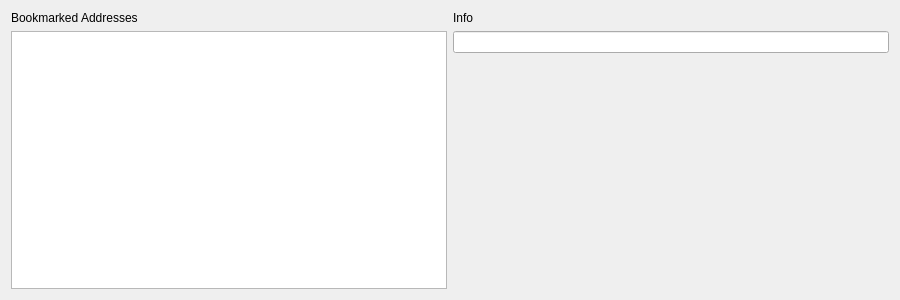
<?xml version="1.0" encoding="UTF-8"?>
<ui version="4.0">
 <class>Form</class>
 <widget class="QWidget" name="Form">
  <property name="geometry">
   <rect>
    <x>0</x>
    <y>0</y>
    <width>900</width>
    <height>300</height>
   </rect>
  </property>
  <property name="windowTitle">
   <string>Bookmarks</string>
  </property>
  <layout class="QGridLayout" name="gridLayout">
   <item row="0" column="0">
    <layout class="QHBoxLayout" name="horizontalLayout">
     <item>
      <layout class="QVBoxLayout" name="verticalLayout">
       <item>
        <widget class="QLabel" name="label">
         <property name="text">
          <string>Bookmarked Addresses</string>
         </property>
        </widget>
       </item>
       <item>
        <widget class="QListWidget" name="listWidget"/>
       </item>
      </layout>
     </item>
     <item>
      <layout class="QVBoxLayout" name="verticalLayout_2">
       <item>
        <widget class="QLabel" name="label_2">
         <property name="text">
          <string>Info</string>
         </property>
        </widget>
       </item>
       <item>
        <widget class="QLineEdit" name="lineEdit">
         <property name="readOnly">
          <bool>true</bool>
         </property>
        </widget>
       </item>
       <item>
        <spacer name="verticalSpacer">
         <property name="orientation">
          <enum>Qt::Vertical</enum>
         </property>
         <property name="sizeHint" stdset="0">
          <size>
           <width>20</width>
           <height>40</height>
          </size>
         </property>
        </spacer>
       </item>
      </layout>
     </item>
    </layout>
   </item>
  </layout>
 </widget>
 <resources/>
 <connections/>
</ui>
